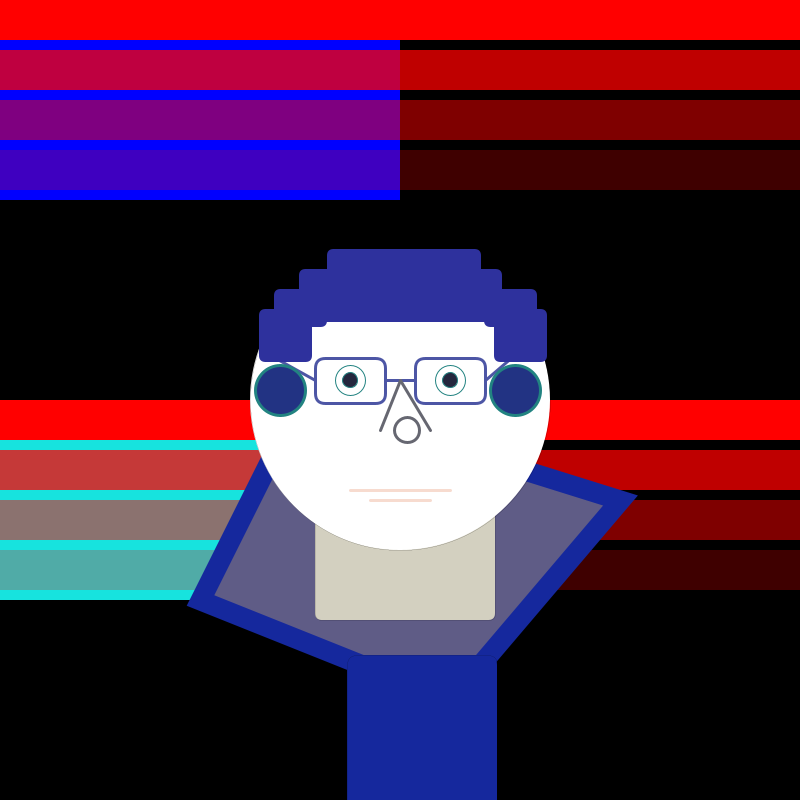
Frame 1 (no input)
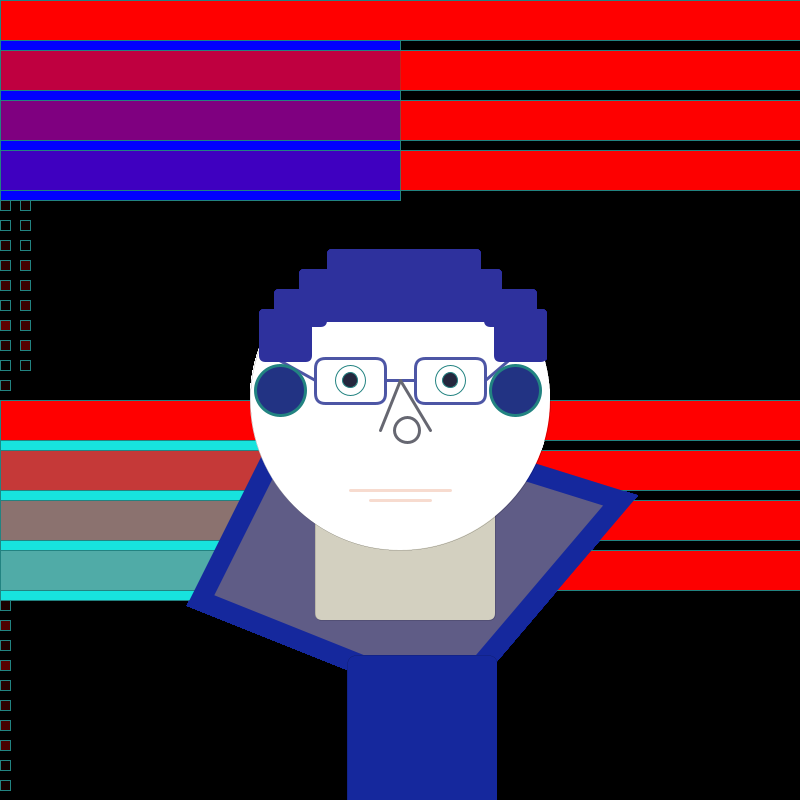
Frame 60 (the mouse pressed at the canvas centre just before this capture)
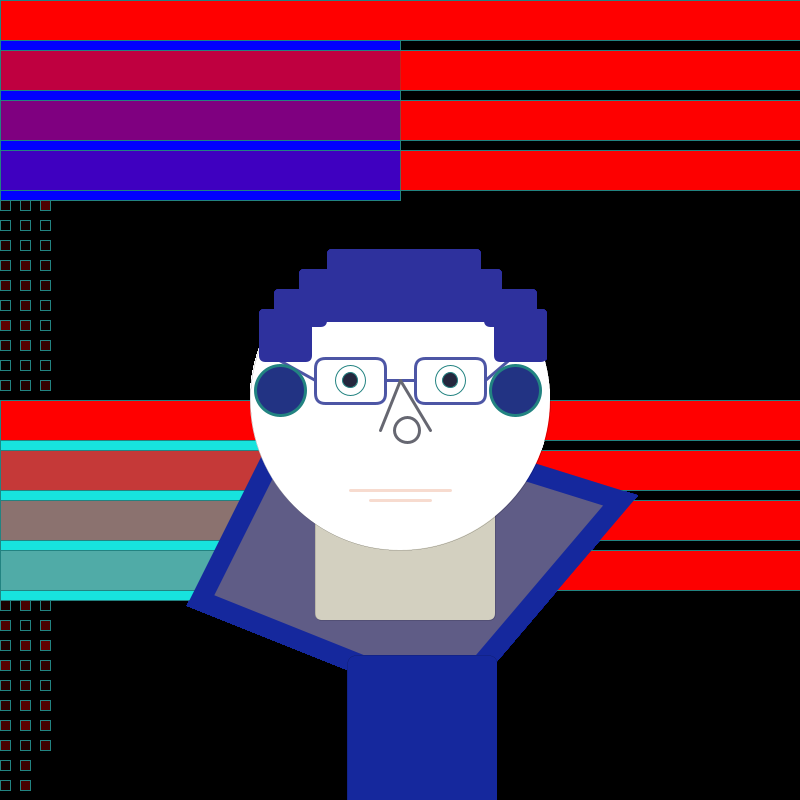
Frame 120 (the mouse held since frame 60 and released just before this capture)

The Processing sketch that drew these frames (run headless with seeded random() and noise(); from frame 60 on, the mouse is pressed at the canvas centre):

// Processing sketch: processing_87372
// ── processing_87372.pde


int i=0,j=0;
void setup(){
  background(0,0,0);
  size(800,800);
  frameRate(100);
  noStroke();
}


void draw(){
  
  do{// Code from Oscar Martinez
    fill(random(100),0,0);
    rect(j,i,10,10);
    i+=20;
    if(i>height){
     j=j+20;
     i=0;
    }
    if(j>=width){
      i=0;
      j=0;
    }
   }while(0!=0);   /*bucle infinito*/ 
  
    
  
  ////background///
fill(0,0,255);
rect(0,0,400,200);

// 255 means 100% opacity.
fill(255,0,0,255);
rect(0,0,800,40);

// 75% opacity.
fill(255,0,0,191);
rect(0,50,800,40);

// 55% opacity.
fill(255,0,0,127);
rect(0,100,800,40);

// 25% opacity.
fill(255,0,0,63);
rect(0,150,800,40);

fill(23,227,222);
rect(0,400,400,200);

// 255 means 100% opacity.
fill(255,0,0,255);
rect(0,400,800,40);

// 75% opacity.
fill(255,0,0,191);
rect(0,450,800,40);

// 55% opacity.
fill(255,0,0,127);
rect(0,500,800,40);

// 25% opacity.
fill(255,0,0,63);
rect(0,550,800,40);


//////////////
  stroke(21,40,157);
  strokeWeight(20);
  fill(95,92,134);
  quad(200, 600, 450, 700, 620, 500, 300, 400);
  stroke(1);
  strokeWeight(0);
  fill(211,208,192);
  rect(315, 500, 180, 120, 7);
  fill(255,255,255);
  ellipse(400, 400, 300, 300);
  
  fill(21,40,157);
  rect(347, 655, 150, 300, 10);
////glasses////
stroke(77,86,165);
strokeWeight(3);
fill(255);
rect(315, 358, 70, 45, 10);
rect(415, 358, 70, 45, 10);
line(385, 380, 415, 380);
line(485, 380, 520, 350);
line(315, 380, 270, 355);

///Nose///
stroke(102,103,113);
line(400, 380, 430, 430);
line(400, 380, 380, 430);
ellipse(407, 430, 25, 25);

///mouth///
stroke(247,219,207);
line(450, 490, 350, 490);
line(430, 500, 370, 500);

///Hair////
stroke(46,49,157);
fill(46,49,157);
rect(300, 270, 200, 50, 5);
rect(260, 310, 50, 50, 5);
rect(495, 310, 50, 50, 5);
rect(485, 290, 50, 35, 5);
rect(275, 290, 50, 35, 5);
rect(328, 250, 151, 50, 5);

///Left Ear/////
stroke(34,131,129);
fill(34,51,131);
ellipse(280, 390, 50, 50);
///Right Ear/////
stroke(34,131,129);
fill(34,51,131);
ellipse(515, 390, 50, 50);

 /////left Eye??? 
strokeWeight(1);
ellipseMode(RADIUS);  // Set ellipseMode to RADIUS
fill(255);  // Set fill to white
ellipse(350, 380, 15, 15); // Draw white ellipse using RADIUS mode

ellipseMode(CENTER);  // Set ellipseMode to CENTER
fill(37,39,62);  // Set fill to gray
ellipse(350, 380, 15, 15);  // Draw gray ellipse using CENTER mode

/////right Eye////
ellipseMode(RADIUS);  // Set ellipseMode to RADIUS
fill(255);  // Set fill to white
ellipse(450, 380, 15, 15); // Draw white ellipse using RADIUS mode

ellipseMode(CENTER);  // Set ellipseMode to CENTER
fill(37,39,62);  // Set fill to gray
ellipse(450, 380, 15, 15);  // Draw gray ellipse using CENTER mode
  
}
